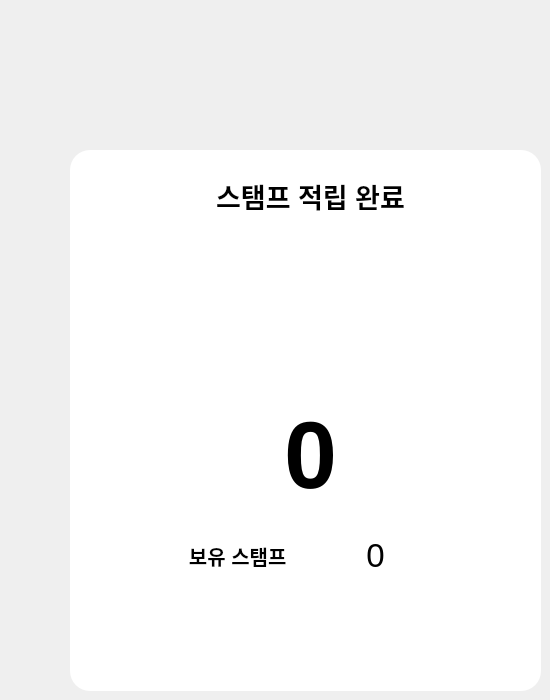
   <widget class="QWidget" name="page_16">
    <widget class="QFrame" name="frame_12">
     <property name="geometry">
      <rect>
       <x>70</x>
       <y>150</y>
       <width>471</width>
       <height>541</height>
      </rect>
     </property>
     <property name="styleSheet">
      <string notr="true">border-radius:20px;
background-color: rgb(255, 255, 255);</string>
     </property>
     <property name="frameShape">
      <enum>QFrame::StyledPanel</enum>
     </property>
     <property name="frameShadow">
      <enum>QFrame::Raised</enum>
     </property>
     <widget class="QLabel" name="label_78">
      <property name="geometry">
       <rect>
        <x>90</x>
        <y>380</y>
        <width>161</width>
        <height>51</height>
       </rect>
      </property>
      <property name="font">
       <font>
        <pointsize>15</pointsize>
        <weight>75</weight>
        <bold>true</bold>
       </font>
      </property>
      <property name="text">
       <string>보유 스탬프 </string>
      </property>
      <property name="alignment">
       <set>Qt::AlignCenter</set>
      </property>
     </widget>
     <widget class="QLabel" name="label_82">
      <property name="geometry">
       <rect>
        <x>110</x>
        <y>30</y>
        <width>261</width>
        <height>31</height>
       </rect>
      </property>
      <property name="font">
       <font>
        <pointsize>20</pointsize>
        <weight>75</weight>
        <bold>true</bold>
       </font>
      </property>
      <property name="text">
       <string>스탬프 적립 완료</string>
      </property>
      <property name="alignment">
       <set>Qt::AlignCenter</set>
      </property>
     </widget>
     <widget class="QLabel" name="new_stamp_cnt">
      <property name="geometry">
       <rect>
        <x>130</x>
        <y>260</y>
        <width>221</width>
        <height>91</height>
       </rect>
      </property>
      <property name="font">
       <font>
        <pointsize>71</pointsize>
        <weight>75</weight>
        <bold>true</bold>
       </font>
      </property>
      <property name="text">
       <string>0</string>
      </property>
      <property name="alignment">
       <set>Qt::AlignCenter</set>
      </property>
     </widget>
     <widget class="QLabel" name="label_84">
      <property name="geometry">
       <rect>
        <x>170</x>
        <y>100</y>
        <width>141</width>
        <height>141</height>
       </rect>
      </property>
      <property name="text">
       <string/>
      </property>
      <property name="pixmap">
       <pixmap>image/stamp.png</pixmap>
      </property>
      <property name="scaledContents">
       <bool>true</bool>
      </property>
     </widget>
     <widget class="QLabel" name="total_stamp_cnt">
      <property name="geometry">
       <rect>
        <x>260</x>
        <y>380</y>
        <width>91</width>
        <height>51</height>
       </rect>
      </property>
      <property name="font">
       <font>
        <pointsize>25</pointsize>
        <weight>50</weight>
        <bold>false</bold>
       </font>
      </property>
      <property name="text">
       <string>0</string>
      </property>
      <property name="alignment">
       <set>Qt::AlignCenter</set>
      </property>
     </widget>
    </widget>
   </widget>
